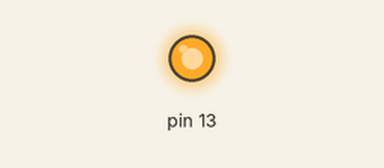
This program was run on a simulated Arduino Uno, built with avr-gcc and run on an emulated ATmega328P. Parts: output pins drawn as LEDs (lit = HIGH).

Above: at 0.1 s.
At 1.9 s:
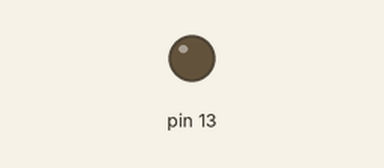
Timing chart, 0 to 3.4 s (numbered marks = the images above):
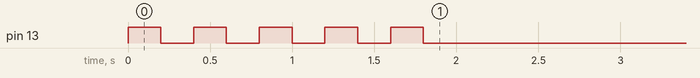

The program:

main.cpp
```cpp
#include <Arduino.h>
#include "MesUtilitaires.h"

void setup() {
  pinMode(13, OUTPUT);
  MesUtilitaires::clignoterLED(13, 5);
}

void loop() {
  // ...
}
```
